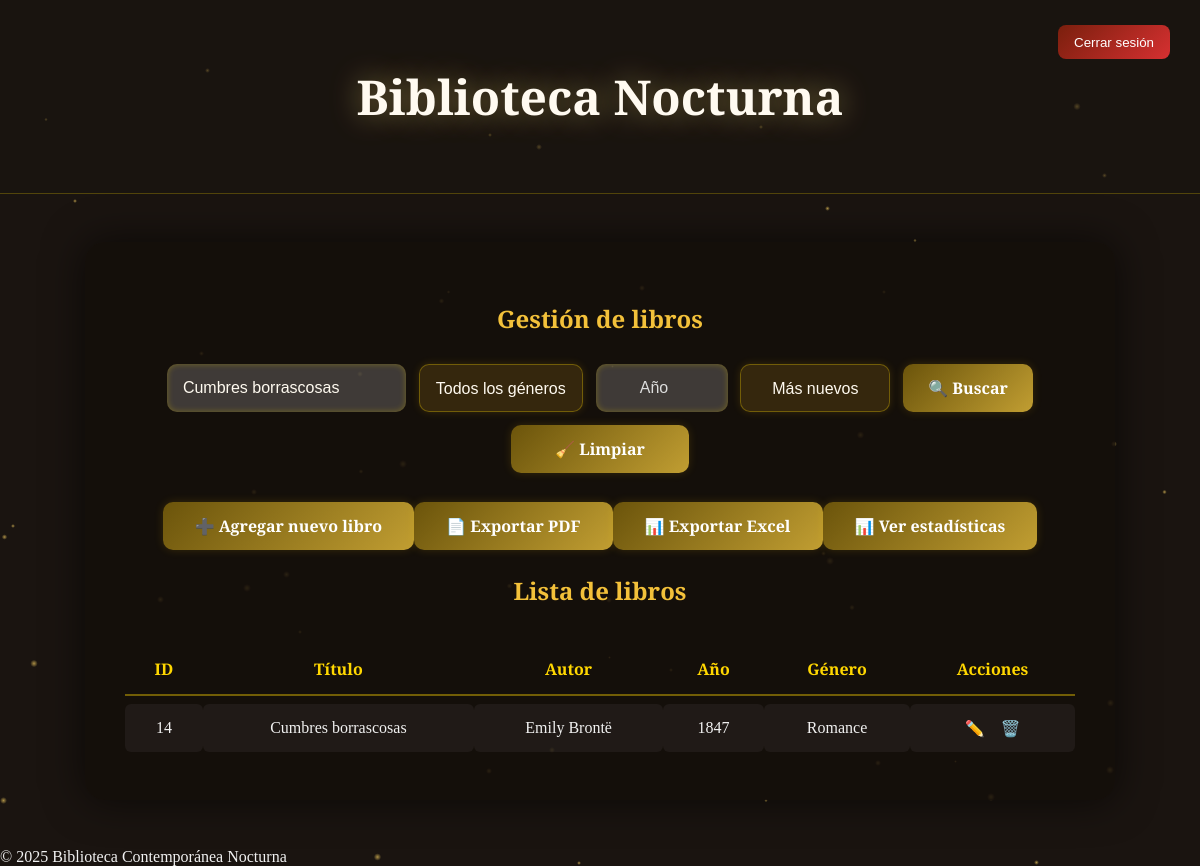
The app's page /panel.php?buscar=Cumbres borrascosas (signed in), older data.
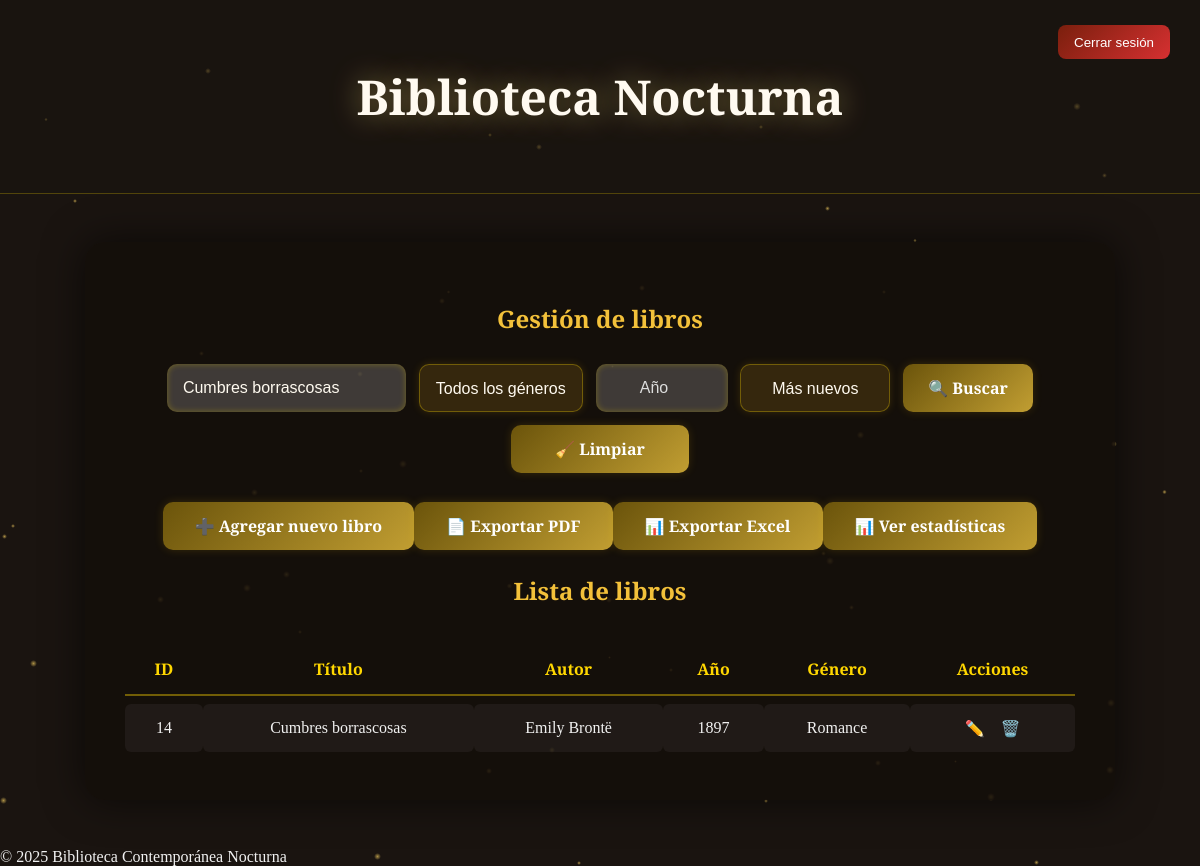
The same page, newer data.
### tables this page shows
CREATE TABLE books (
            id INTEGER PRIMARY KEY AUTOINCREMENT,
            title TEXT NOT NULL,
            author TEXT NOT NULL,
            year INTEGER,
            genre TEXT,
            created_at DATETIME DEFAULT CURRENT_TIMESTAMP
        );

### models/Book.php (called while the page is built, shortened)
<?php
class Book {
    private $db;
    public function __construct($dbPath = 'db/biblioteca.db') {
        try {
            $this->db = new PDO('sqlite:' . $dbPath);
            $this->db->setAttribute(PDO::ATTR_ERRMODE, PDO::ERRMODE_EXCEPTION);
        } catch (PDOException $e) {
            die("❌ Error de conexión: " . $e->getMessage());
        }
    }
    public function getBooks($search = '', $genre = '', $year = '', $order = 'desc') {
        $query = "SELECT * FROM books WHERE 1";
        $params = [];
        if ($search !== '') {
            $query .= " AND (title LIKE ? OR author LIKE ?)";
            $params[] = "%$search%";
            $params[] = "%$search%";
        }
        $order = ($order === 'asc') ? 'ASC' : 'DESC';
        $query .= " ORDER BY year $order, id $order";
        $stmt = $this->db->prepare($query);
        $stmt->execute($params);
        return $stmt->fetchAll(PDO::FETCH_ASSOC);
    }
}
?>

### panel.php (the view, shortened to what this page needs)
<?php
require_once 'models/Book.php';
$book = new Book();
$searchTerm = $_GET['buscar'] ?? '';
$genre = $_GET['genre'] ?? '';
$year = $_GET['year'] ?? '';
$order = $_GET['order'] ?? 'desc';
$result = $book->getBooks($searchTerm, $genre, $year, $order);
?>
<!DOCTYPE html>
<html lang="es">
<head>
<link rel="stylesheet" href="css/panel.css">
</head>
<body>
<div id="particles"></div>
<header>
  <h1>Biblioteca Nocturna</h1>
  <form method="POST" action="logout.php">
    <button class="logout">Cerrar sesión</button>
  </form>
</header>
<div class="container">
  <h2>Gestión de libros</h2>
  <form class="search-bar" method="GET" action="">
    <input type="text" name="buscar" placeholder="Buscar por título o autor"
           value="<?= htmlspecialchars($searchTerm) ?>">
    <select name="genre" class="select-filter">
      <option value="">Todos los géneros</option>
    </select>
    <input type="number" name="year" placeholder="Año" min="0"
           value="<?= htmlspecialchars($year) ?>" class="input-year">
    <select name="order" class="select-filter">
      <option value="desc" <?= ($order === 'desc') ? 'selected' : '' ?>>Más nuevos</option>
    </select>
    <button type="submit" class="btn-golden">🔍 Buscar</button>
    <a href="panel.php" class="btn-golden">🧹 Limpiar</a>
  </form>
  <div class="add-btn">
    <a href="add.php" class="btn-golden">➕ Agregar nuevo libro</a>
	<a href="export.php?type=pdf&<?= http_build_query($_GET) ?>" class="btn-golden">📄 Exportar PDF</a>
	<a href="export.php?type=excel&<?= http_build_query($_GET) ?>" class="btn-golden">📊 Exportar Excel</a>
	<a href="stats.php" class="btn-golden">📊 Ver estadísticas</a>
  </div>
  <h2>Lista de libros</h2>
  <table>
    <tr><th>ID</th><th>Título</th><th>Autor</th><th>Año</th><th>Género</th><th>Acciones</th></tr>
    <?php if(!$result): ?>
      <tr><td colspan="6">No hay resultados.</td></tr>
    <?php else: foreach($result as $row): ?>
      <tr>
        <td><?=$row['id']?></td>
        <td><?=htmlspecialchars($row['title'])?></td>
        <td><?=htmlspecialchars($row['author'])?></td>
        <td><?=htmlspecialchars($row['year'])?></td>
        <td><?=htmlspecialchars($row['genre'])?></td>
        <td>
		  <a class="action" href="edit.php?id=<?=$row['id']?>">✏️</a>
		  <a class="action delete-btn"
			 data-id="<?=$row['id']?>"
			 data-title="<?=htmlspecialchars($row['title'])?>"
			 href="#">🗑️</a>
		</td>
      </tr>
    <?php endforeach; endif;?>
  </table>
</div>
<footer>© 2025 Biblioteca Contemporánea Nocturna</footer>
</body>
</html>

Row changes from the older to the newer data that the page shows:
changed books "Cumbres borrascosas": year "1847" → "1897"
